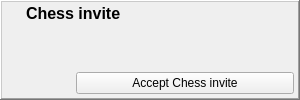
<?xml version="1.0" encoding="UTF-8"?>
<ui version="4.0">
 <class>ChessToaster</class>
 <widget class="QWidget" name="ChessToaster">
  <property name="geometry">
   <rect>
    <x>0</x>
    <y>0</y>
    <width>300</width>
    <height>100</height>
   </rect>
  </property>
  <property name="minimumSize">
   <size>
    <width>300</width>
    <height>100</height>
   </size>
  </property>
  <property name="maximumSize">
   <size>
    <width>300</width>
    <height>100</height>
   </size>
  </property>
  <layout class="QHBoxLayout" name="ChessToaster_HL">
   <property name="spacing">
    <number>0</number>
   </property>
   <property name="leftMargin">
    <number>0</number>
   </property>
   <property name="topMargin">
    <number>0</number>
   </property>
   <property name="rightMargin">
    <number>0</number>
   </property>
   <property name="bottomMargin">
    <number>0</number>
   </property>
   <item>
    <widget class="QFrame" name="toasterFrame">
     <property name="frameShape">
      <enum>QFrame::WinPanel</enum>
     </property>
     <property name="frameShadow">
      <enum>QFrame::Raised</enum>
     </property>
     <layout class="QGridLayout" name="toasterFrame_GL">
      <property name="leftMargin">
       <number>2</number>
      </property>
      <property name="topMargin">
       <number>2</number>
      </property>
      <property name="rightMargin">
       <number>2</number>
      </property>
      <property name="bottomMargin">
       <number>2</number>
      </property>
      <property name="spacing">
       <number>2</number>
      </property>
      <item row="0" column="0">
       <layout class="QHBoxLayout" name="toaster_HL">
        <property name="spacing">
         <number>6</number>
        </property>
        <property name="leftMargin">
         <number>0</number>
        </property>
        <property name="rightMargin">
         <number>0</number>
        </property>
        <item>
         <widget class="QLabel" name="toasterImage">
          <property name="minimumSize">
           <size>
            <width>16</width>
            <height>16</height>
           </size>
          </property>
          <property name="maximumSize">
           <size>
            <width>16</width>
            <height>16</height>
           </size>
          </property>
          <property name="pixmap">
           <pixmap resource="../RetroChess_images.qrc">:/images/retrochess.png</pixmap>
          </property>
          <property name="scaledContents">
           <bool>true</bool>
          </property>
         </widget>
        </item>
        <item>
         <widget class="QLabel" name="toasterLabel">
          <property name="font">
           <font>
            <pointsize>12</pointsize>
            <weight>75</weight>
            <bold>true</bold>
           </font>
          </property>
          <property name="text">
           <string notr="true">Chess invite</string>
          </property>
         </widget>
        </item>
        <item>
         <spacer name="toaster_HSpacer">
          <property name="orientation">
           <enum>Qt::Horizontal</enum>
          </property>
          <property name="sizeHint" stdset="0">
           <size>
            <width>0</width>
            <height>10</height>
           </size>
          </property>
         </spacer>
        </item>
        <item>
         <widget class="QPushButton" name="closeButton">
          <property name="minimumSize">
           <size>
            <width>18</width>
            <height>18</height>
           </size>
          </property>
          <property name="maximumSize">
           <size>
            <width>18</width>
            <height>18</height>
           </size>
          </property>
          <property name="icon">
           <iconset>
            <normaloff>:/images/closenormal.png</normaloff>:/images/closenormal.png</iconset>
          </property>
          <property name="flat">
           <bool>true</bool>
          </property>
         </widget>
        </item>
       </layout>
      </item>
      <item row="1" column="0">
       <layout class="QGridLayout" name="buttons_GL">
        <property name="spacing">
         <number>2</number>
        </property>
        <item row="0" column="0" rowspan="2">
         <widget class="AvatarWidget" name="avatarWidget">
          <property name="minimumSize">
           <size>
            <width>70</width>
            <height>70</height>
           </size>
          </property>
          <property name="maximumSize">
           <size>
            <width>70</width>
            <height>70</height>
           </size>
          </property>
         </widget>
        </item>
        <item row="1" column="1">
         <widget class="QPushButton" name="toasterButton">
          <property name="font">
           <font/>
          </property>
          <property name="text">
           <string>Accept Chess invite</string>
          </property>
         </widget>
        </item>
        <item row="0" column="1">
         <widget class="QLabel" name="textLabel">
          <property name="maximumSize">
           <size>
            <width>218</width>
            <height>45</height>
           </size>
          </property>
          <property name="alignment">
           <set>Qt::AlignLeading|Qt::AlignLeft|Qt::AlignTop</set>
          </property>
          <property name="wordWrap">
           <bool>true</bool>
          </property>
         </widget>
        </item>
       </layout>
      </item>
     </layout>
    </widget>
   </item>
  </layout>
 </widget>
 <customwidgets>
  <customwidget>
   <class>AvatarWidget</class>
   <extends>QLabel</extends>
   <header>gui/common/AvatarWidget.h</header>
   <container>1</container>
  </customwidget>
 </customwidgets>
 <resources>
  <include location="../images.qrc"/>
  <include location="../RetroChess_images.qrc"/>
 </resources>
 <connections/>
</ui>
